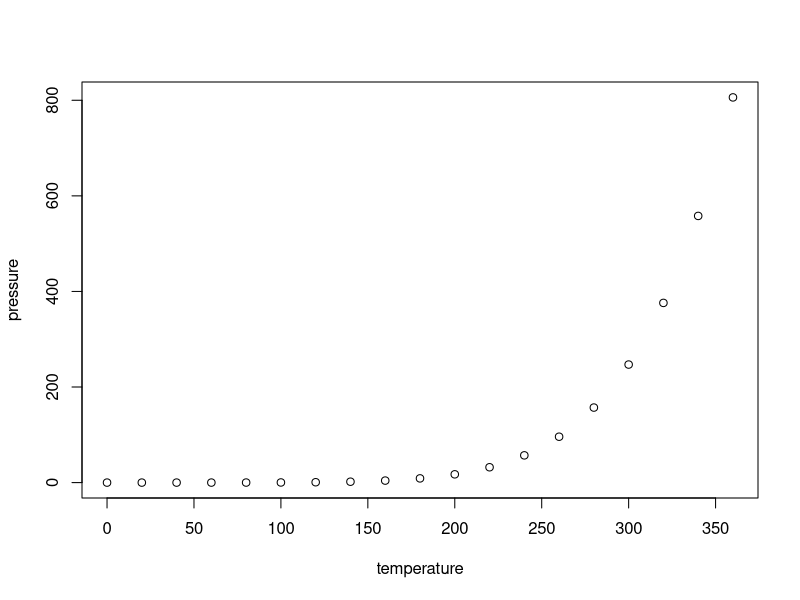
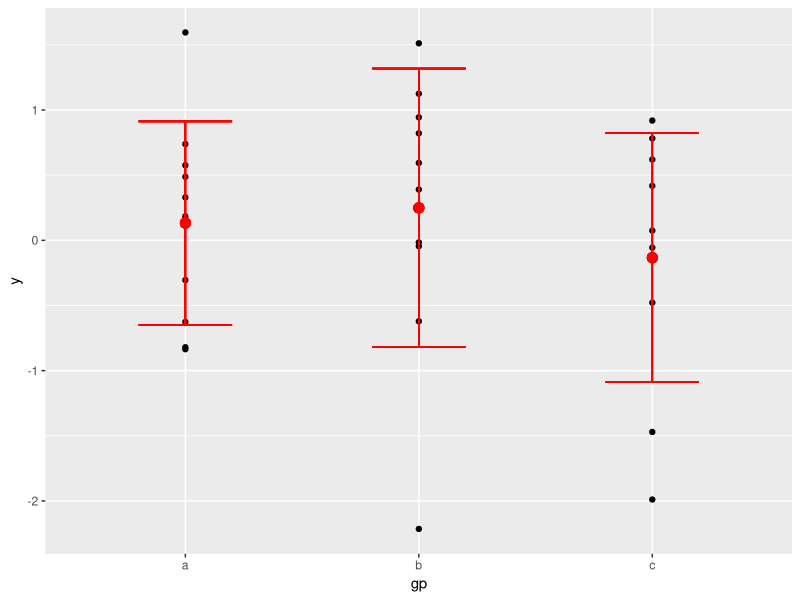
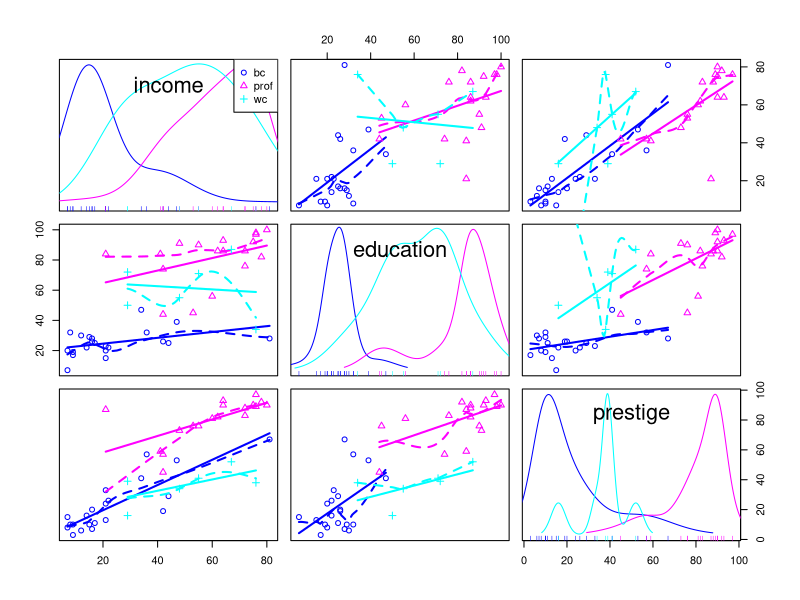
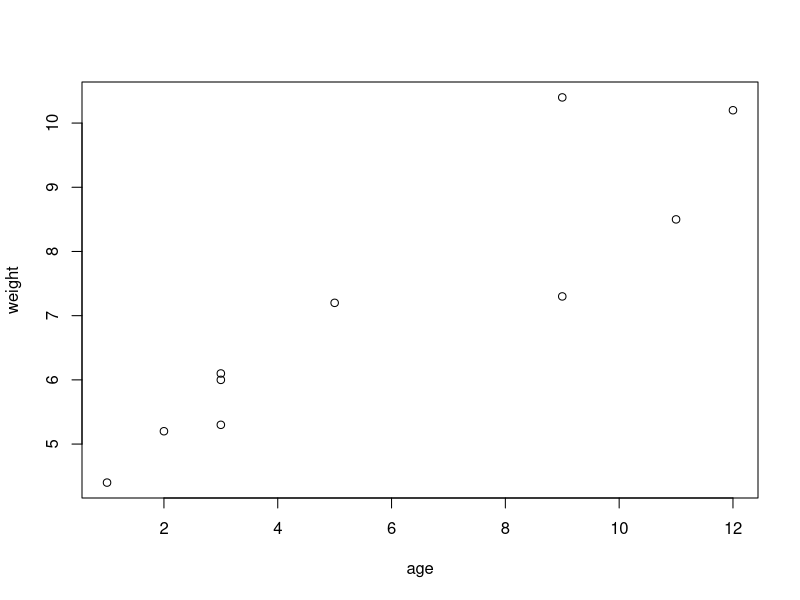
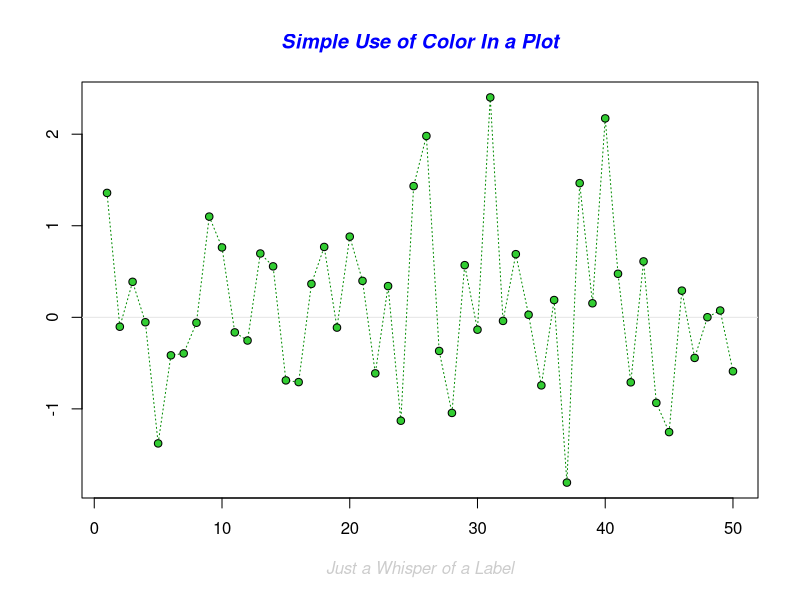
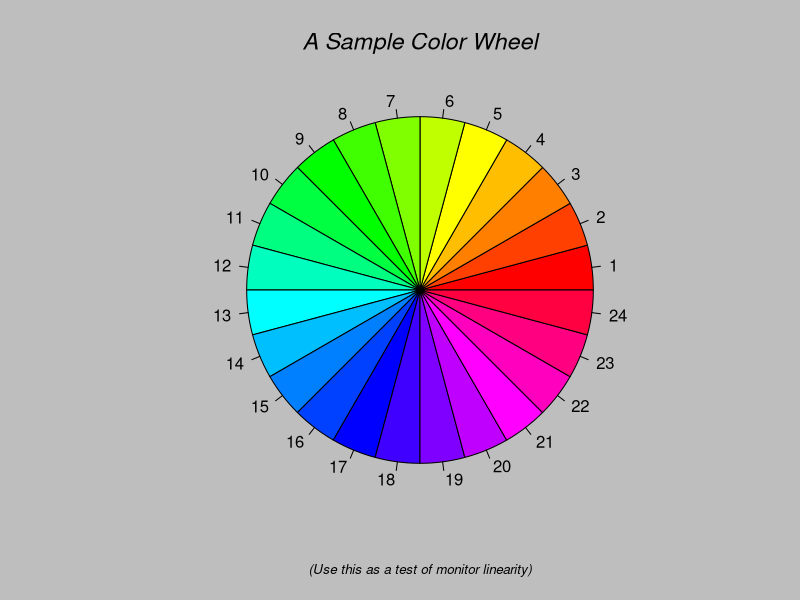
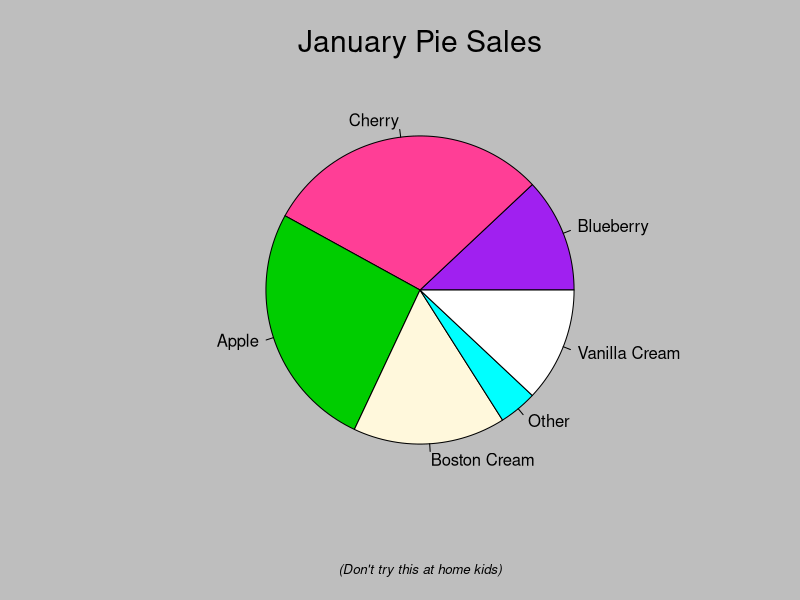
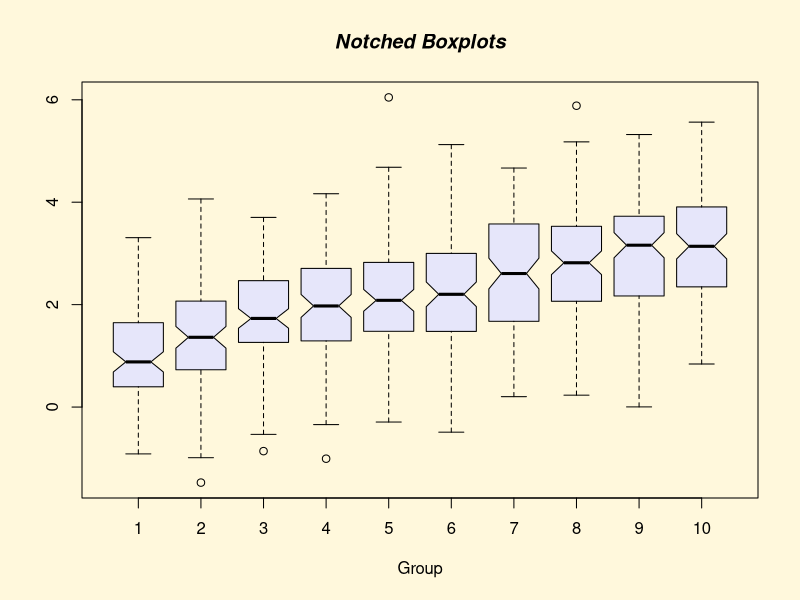

Generate these figures, in order, with R:
## ---- chunk 1
knitr::opts_chunk$set(echo = TRUE)
## ---- chunk 2
library(dplyr)
require(ggplot2)
## ---- chunk 3
summary(cars)
## ---- chunk 4
plot(pressure)
## ---- chunk 5
library(ggplot2)

# Generate some sample data, then compute mean and standard deviation
# in each group
set.seed(1)
df <- data.frame(
  gp = factor(rep(letters[1:3], each = 10)),
  y = rnorm(30)
)
ds <- do.call(rbind, lapply(split(df, df$gp), function(d) {
  data.frame(mean = mean(d$y), sd = sd(d$y), gp = d$gp)
}))

# Alternatively we can fully specify the plot in each layer. This
# is not useful here, but can be more clear when working with complex
# mult-dataset graphics
ggplot() +
  geom_point(data = df, aes(gp, y)) +
  geom_point(data = ds, aes(gp, mean), colour = 'red', size = 3) +
  geom_errorbar(
    data = ds,
    aes(gp, mean, ymin = mean - sd, ymax = mean + sd),
    colour = 'red',
    width = 0.4
  )
## ---- chunk 6
library(car)
scatterplotMatrix(~ income + education + prestige | type, data=Duncan)
## ---- chunk 7
age <- c(1,3,5,2,11,9,3,9,12,3)
weight <- c(4.4,5.3,7.2,5.2,8.5,7.3,6.0,10.4,10.2,6.1)
## ---- chunk 8
mean(weight)
## ---- chunk 9
sd(weight)
## ---- chunk 10
cor(age, weight)
## ---- chunk 11
plot(age, weight)
## ---- chunk 12
demo(graphics)
